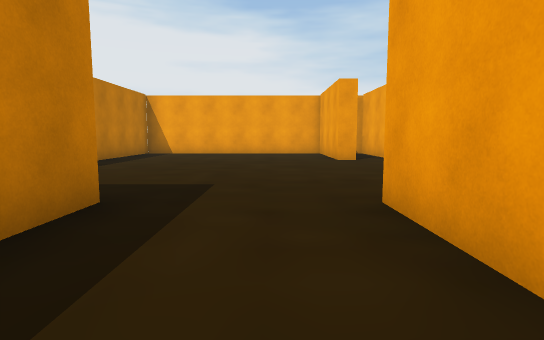
View 1 (above)

20 first-person views from a walk through a Unity game level. The camera is 1.2 m above the floor, tilts 6° down and sees 80° across. The floor is counted in squares, 2 m on a side. Each view is taken from the middle of a square. On the plan, view 1 faces up. The plan holds only what a view shows up to about 10 squares ahead; the rest is blank. The place goes on beyond the plan. The player character is not drawn. Some surface patterns are stand-ins.

View 2
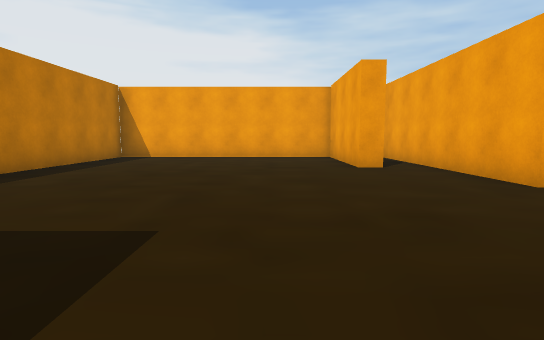

View 3
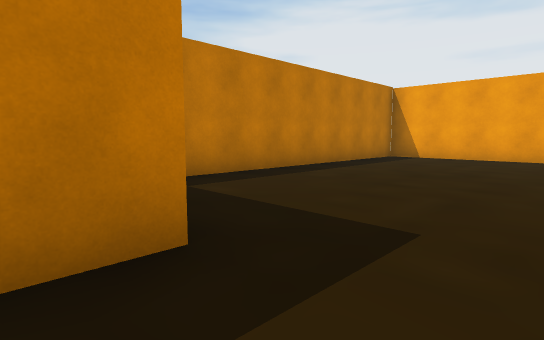

View 4
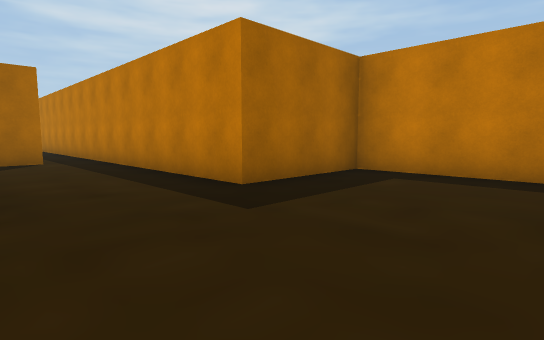

View 5
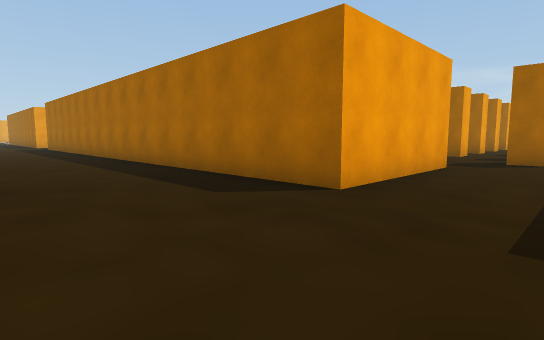

View 6
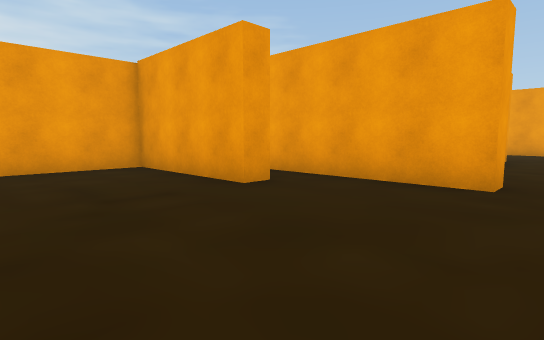

View 7
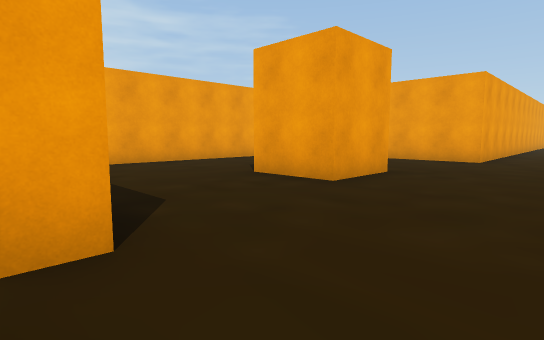

View 8
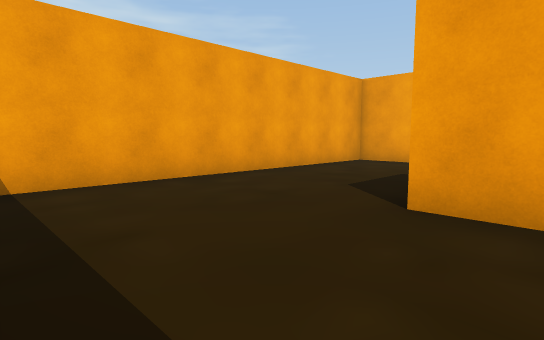

View 9
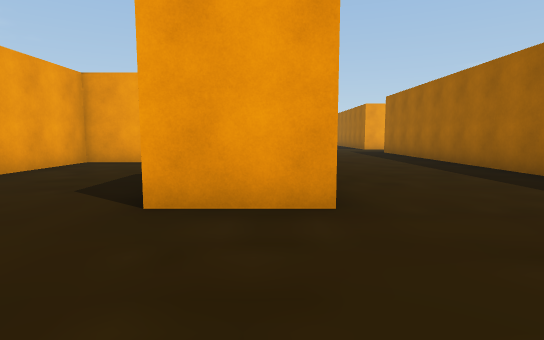

View 10
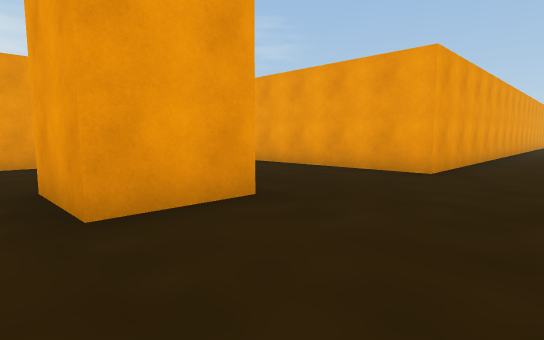

View 11
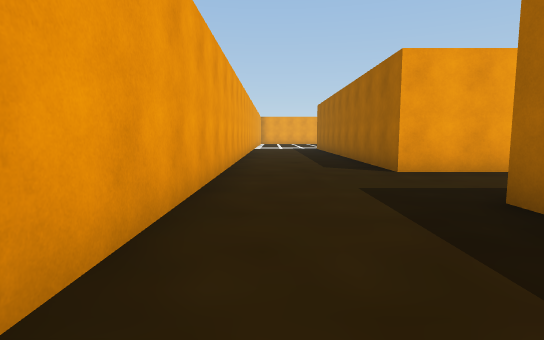

View 12
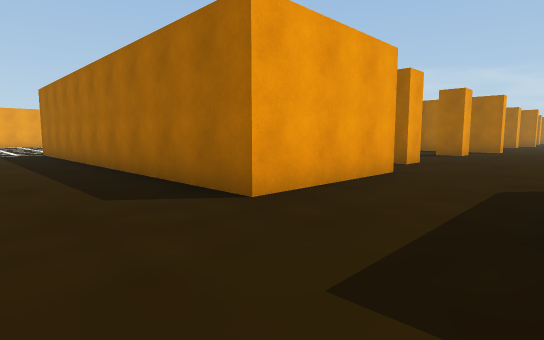

View 13
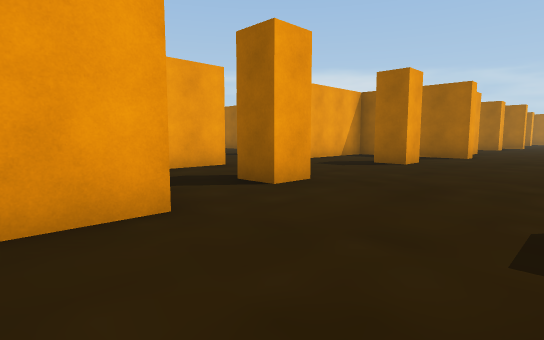

View 14
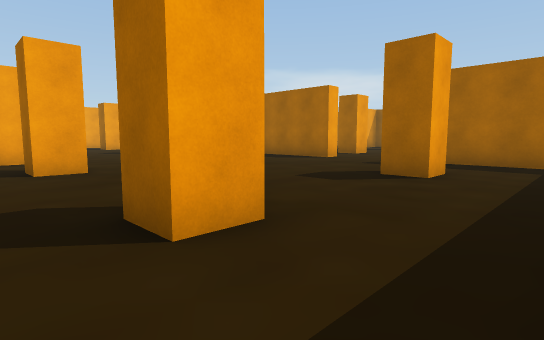

View 15
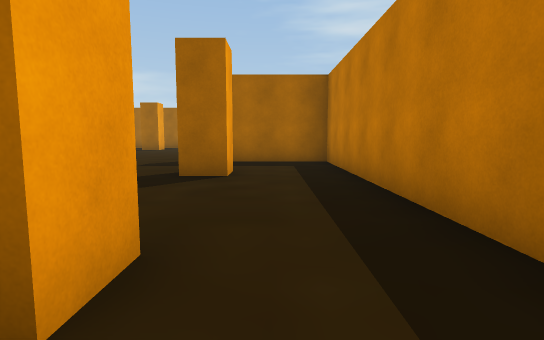

View 16
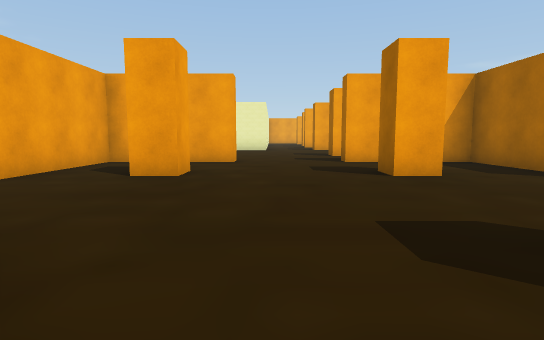

View 17
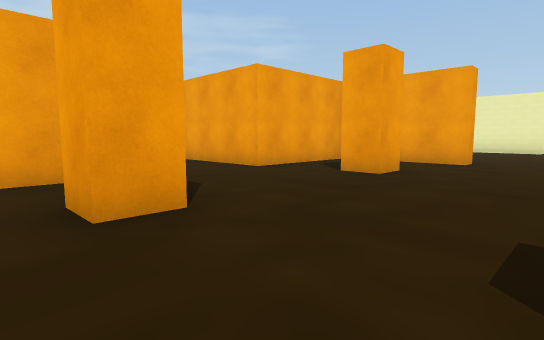

View 18
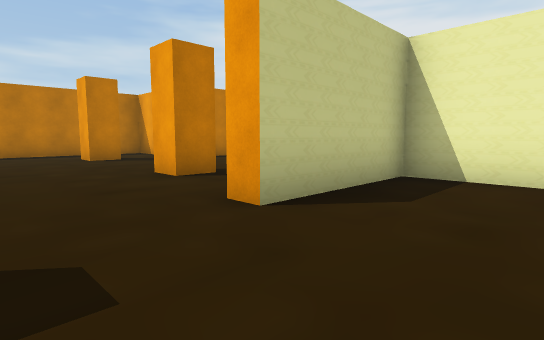

View 19
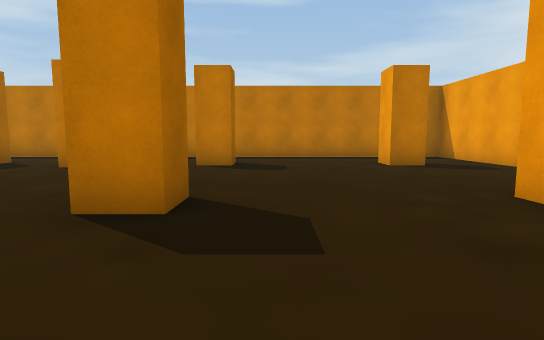

View 20
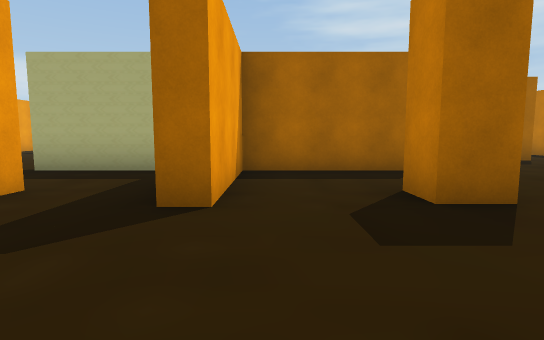

### Floor plan
Points are (right, up) in squares from view 1. A wall is a line through its corners. A room is listed if a view was taken in it or the views show most of it. See-through windows are left out.
Room 1 (views 1, 2, 3, 4, 5, 6)
walls: (2.1, 8.2) (1.7, 8.2) (1.7, 11.2) (-4.3, 11.2) (-4.3, 2.9) (-1.6, 2.9) (-1.6, -0.6); (3.1, 5.8) (3.1, 11.1); (1, -0.8) (1, 2.9) (2.5, 2.9)
ways out: opening at (3, 4.5) to room 2; opening at (-0.5, -1)
Room 2 (views 7, 8, 9, 10)
walls: (8.2, 6.5) (6.6, 6.5) (6.6, 8.1); (3.6, 5.8) (3.1, 5.8); (11.4, 5.8) (11.4, 11.2) (4.2, 11.2); (2.5, 2.9) (10.4, 2.9)
ways out: opening at (3, 4.5) to room 1; opening at (11, 4.5) to room 3
Room 3 (views 11, 12, 13, 14, 15, 16, 17, 20)
walls: (15.4, -1.9) (15.4, -2.6) (14.7, -2.6) (14.7, -1.9) (15.4, -1.9); (18.8, -1.9) (19.6, -1.9) (19.6, -2.6) (18.8, -2.6) (18.8, -1.9); (15.8, -0.2) (12.7, -0.2) (12.7, -8.6) (15.4, -8.6); (21.5, -3.1) (21.5, -0.2) (18.4, -0.2) (18.4, 2.9) (24.5, 2.9); (18.8, -6.6) (18.8, -5.8) (19.6, -5.8) (19.6, -6.6); (14.7, -6.6) (14.7, -5.8) (15.4, -5.8) (15.4, -6.6); (18.4, -9.1) (18.4, -8.6) (21.5, -8.6) (21.5, -5.8); (10.4, 2.9) (15.9, 2.9); (23.1, 5.8) (11.4, 5.8)
ways out: opening at (11, 4.5) to room 2; opening at (22, -4.5) to room 4; opening at (17, -9)
Room 4 (views 18, 19)
walls: (21.5, -5.8) (22, -5.8); (23.7, -6.6) (23.7, -5.8); (23.6, -0.2) (22, -0.2) (22, -3.1) (21.5, -3.1); (23, -8.6) (24.5, -8.6)
ways out: opening at (22, -4.5) to room 3

Where each view was taken, in squares from view 1:
view 1: 0 up, 0 right, facing up
view 2: 2 up, 0 right, facing up
view 3: 2 up, 0 right, facing up-left
view 4: 6 up, 1 right, facing down-left
view 5: 6 up, 1 left, facing down-right
view 6: 5 up, 1 left, facing up-right
view 7: 4 up, 3 right, facing up-right
view 8: 7 up, 4 right, facing up-right
view 9: 7 up, 4 right, facing right
view 10: 4 up, 6 right, facing up-right
view 11: 5 up, 13 right, facing right
view 12: 5 up, 16 right, facing down-right
view 13: 1 up, 16 right, facing down-right
view 14: 1 down, 13 right, facing down-right
view 15: 1 down, 14 right, facing down
view 16: 4 down, 14 right, facing right
view 17: 5 down, 14 right, facing up-right
view 18: 5 down, 24 right, facing up-left
view 19: 5 down, 22 right, facing left
view 20: 3 down, 21 right, facing down
